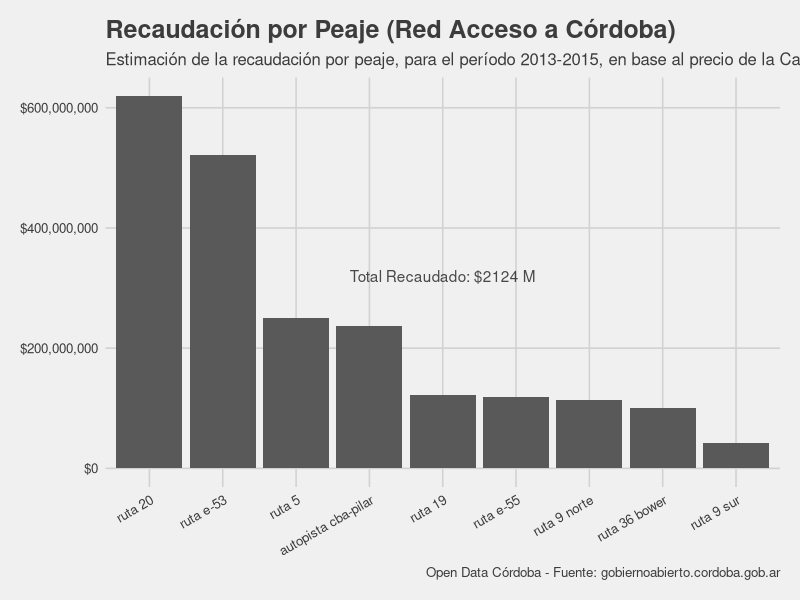
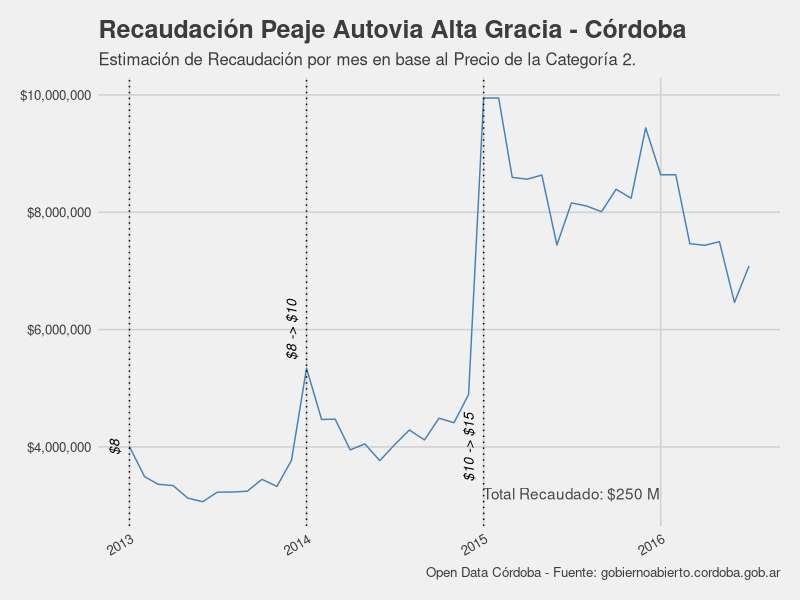
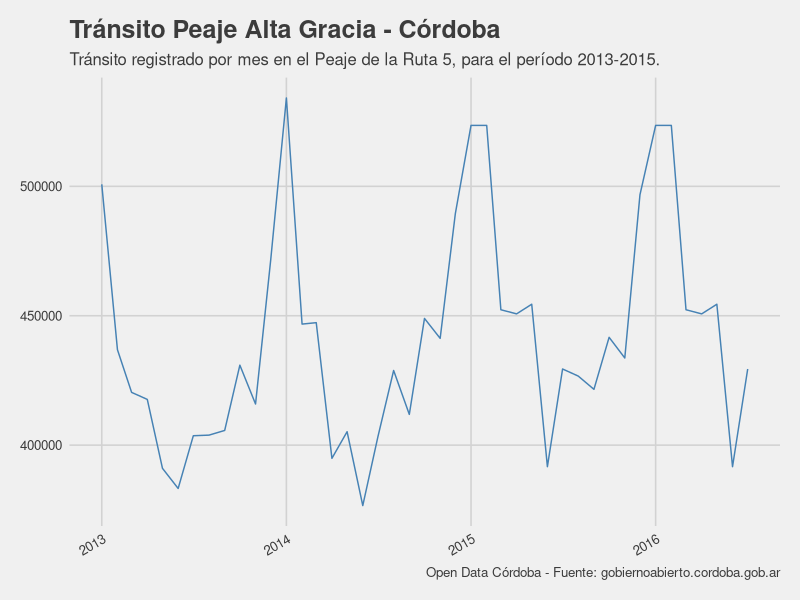

Write R code to recreate these figures, in order.
## ---- chunk 1
knitr::opts_chunk$set(echo = TRUE, fig.align = 'center', message = FALSE)
library(dplyr)
library(reshape2)
library(lubridate)
library(ggplot2)
library(ggthemes)
library(scales)
## ---- chunk 2
dfPrecio <- read.csv('../data/recaudacion-peajes-cordoba/precio_peajes.csv',
                     dec=",", stringsAsFactors = FALSE)
dfPrecio$Ruta <- tolower(dfPrecio$Ruta)
colnames(dfPrecio) <- c("ruta", "2013", "2014", "2015", "2016")

dfPeajes <- read.csv('../data/recaudacion-peajes-cordoba/transito_peajes.csv',
                     dec=",")
colnames(dfPeajes) <- c("fecha", "total", "ruta 20", "ruta 5", "ruta 36 bower",
                        "ruta 9 sur", "autopista cba-pilar", "ruta 19", "ruta 9 norte",
                        "ruta e-53", "ruta e-55")
dfPeajes$fecha <- ymd(dfPeajes$fecha)


dfPeajes <- dfPeajes %>% 
  select(-total) %>% 
  melt(id.vars="fecha") %>%  
  mutate(anio = year(fecha)) %>% 
  rename(ruta=variable)

dfPrecio <- dfPrecio %>% 
  melt() %>% 
  rename(anio=variable)

dfPrecio$anio <- as.numeric(as.character(dfPrecio$anio))
dfPeajes$ruta <- as.character(dfPeajes$ruta)

df <- merge(dfPeajes, dfPrecio, by = c("ruta", "anio"))
colnames(df) <- c("ruta", "anio", "fecha", "cantidad_autos", "precio")
df$recaudacion <- df$cantidad_autos * df$precio
## ---- chunk 3
totalPorPeaje <- df %>% 
  group_by(ruta) %>% 
  summarise(total=sum(recaudacion))

total <- sum(totalPorPeaje$total)

ggplot(totalPorPeaje, aes(x=reorder(ruta, -total), y=total)) +
  geom_bar(stat="identity") + 
  labs(title="Recaudación por Peaje (Red Acceso a Córdoba)",
       subtitle="Estimación de la recaudación por peaje, para el período 2013-2015, en base al precio de la Categoría 2.",
       caption = "Open Data Córdoba - Fuente: gobiernoabierto.cordoba.gob.ar") +
  scale_y_continuous(labels = dollar) +
  theme_fivethirtyeight() +
  theme(axis.text.x = element_text(angle=30, hjust=1, vjust=1))+
  annotate("text", x="ruta 19", y=300000000, vjust=-0.5,
           label=paste0("Total Recaudado: $",paste(round(total / 1e6), "M")),
           family = "sans",
           alpha=.7) 
## ---- chunk 4
knitr::kable(totalPorPeaje %>% arrange(desc(total)))
## ---- chunk 5
total <- df %>% 
  filter(ruta == "ruta 5") %>%  
  summarize(total=sum(recaudacion)) %>% 
  as.numeric()

fecha=c('2013-01-01','2014-01-01','2015-01-01')
label=c('$8', '$8 -> $10', '$10 -> $15')
y = c(4000000,6000000,4000000)
aumentos <- data.frame(fecha=ymd(fecha), label=label, y=y)

ggplot(df[df$ruta=="ruta 5", ], aes(x=fecha)) +
  geom_line(aes(y=recaudacion), color="steelblue") +
  labs(title="Recaudación Peaje Autovia Alta Gracia - Córdoba",
       subtitle="Estimación de Recaudación por mes en base al Precio de la Categoría 2.",
       caption = "Open Data Córdoba - Fuente: gobiernoabierto.cordoba.gob.ar") + theme_fivethirtyeight() +
  theme(axis.text.x = element_text(angle=30, hjust=1, vjust=1)) +
  scale_y_continuous(labels = dollar) +
  geom_vline(xintercept=as.numeric(aumentos$fecha), linetype=3) +
  geom_text(data=aumentos,mapping=aes(x=fecha, y=y, label=label),
            angle=90, vjust=-1, size=3.5, fontface='italic') +
  annotate("text", x=ymd('2015-07-01'), y=3000000, vjust=-0.5,
           label=paste0("Total Recaudado: $",paste(round(total / 1e6), "M")),
           family = "sans",
           alpha=.7) 

## ---- chunk 6
ggplot(df[df$ruta=="ruta 5", ], aes(x=fecha, y=cantidad_autos)) +
  geom_line(color="steelblue") +
  labs(title = "Tránsito Peaje Alta Gracia - Córdoba",
       subtitle = "Tránsito registrado por mes en el Peaje de la Ruta 5, para el período 2013-2015.",
       caption = "Open Data Córdoba - Fuente: gobiernoabierto.cordoba.gob.ar") +
  theme_fivethirtyeight() +
  theme(axis.text.x = element_text(angle=30, hjust=1, vjust=1))
